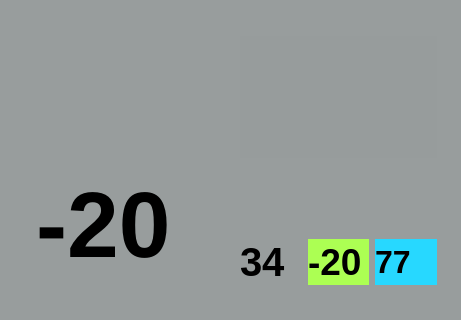
<?xml version="1.0" encoding="UTF-8"?>
<ui version="4.0">
 <class>Widget</class>
 <widget class="QWidget" name="Widget">
  <property name="enabled">
   <bool>true</bool>
  </property>
  <property name="geometry">
   <rect>
    <x>0</x>
    <y>0</y>
    <width>461</width>
    <height>320</height>
   </rect>
  </property>
  <property name="sizePolicy">
   <sizepolicy hsizetype="Expanding" vsizetype="Expanding">
    <horstretch>0</horstretch>
    <verstretch>0</verstretch>
   </sizepolicy>
  </property>
  <property name="contextMenuPolicy">
   <enum>Qt::CustomContextMenu</enum>
  </property>
  <property name="windowTitle">
   <string>Widget</string>
  </property>
  <property name="styleSheet">
   <string notr="true">background-color: rgba(150, 156, 156,200);
</string>
  </property>
  <widget class="QWidget" name="layoutWidget">
   <property name="geometry">
    <rect>
     <x>0</x>
     <y>0</y>
     <width>461</width>
     <height>321</height>
    </rect>
   </property>
   <layout class="QHBoxLayout" name="horizontalLayout_3">
    <item>
     <spacer name="horizontalSpacer">
      <property name="orientation">
       <enum>Qt::Horizontal</enum>
      </property>
      <property name="sizeType">
       <enum>QSizePolicy::Fixed</enum>
      </property>
      <property name="sizeHint" stdset="0">
       <size>
        <width>25</width>
        <height>20</height>
       </size>
      </property>
     </spacer>
    </item>
    <item>
     <layout class="QVBoxLayout" name="verticalLayout_3">
      <item>
       <spacer name="verticalSpacer">
        <property name="orientation">
         <enum>Qt::Vertical</enum>
        </property>
        <property name="sizeType">
         <enum>QSizePolicy::Fixed</enum>
        </property>
        <property name="sizeHint" stdset="0">
         <size>
          <width>20</width>
          <height>25</height>
         </size>
        </property>
       </spacer>
      </item>
      <item>
       <layout class="QVBoxLayout" name="verticalLayout_2">
        <item>
         <layout class="QHBoxLayout" name="horizontalLayout">
          <item>
           <widget class="QLabel" name="imageWeather">
            <property name="sizePolicy">
             <sizepolicy hsizetype="Expanding" vsizetype="Expanding">
              <horstretch>0</horstretch>
              <verstretch>0</verstretch>
             </sizepolicy>
            </property>
            <property name="minimumSize">
             <size>
              <width>100</width>
              <height>50</height>
             </size>
            </property>
            <property name="sizeIncrement">
             <size>
              <width>10</width>
              <height>10</height>
             </size>
            </property>
            <property name="baseSize">
             <size>
              <width>0</width>
              <height>0</height>
             </size>
            </property>
            <property name="styleSheet">
             <string notr="true">background-color: rgba(255, 170, 127,0);
qproperty-alignment: AlignCenter;
</string>
            </property>
            <property name="text">
             <string/>
            </property>
           </widget>
          </item>
          <item>
           <widget class="QLabel" name="citi">
            <property name="sizePolicy">
             <sizepolicy hsizetype="Expanding" vsizetype="Expanding">
              <horstretch>0</horstretch>
              <verstretch>0</verstretch>
             </sizepolicy>
            </property>
            <property name="minimumSize">
             <size>
              <width>100</width>
              <height>50</height>
             </size>
            </property>
            <property name="sizeIncrement">
             <size>
              <width>10</width>
              <height>10</height>
             </size>
            </property>
            <property name="baseSize">
             <size>
              <width>0</width>
              <height>0</height>
             </size>
            </property>
            <property name="toolTip">
             <string>&lt;!DOCTYPE HTML PUBLIC &quot;-//W3C//DTD HTML 4.0//EN&quot; &quot;http://www.w3.org/TR/REC-html40/strict.dtd&quot;&gt;
&lt;html&gt;&lt;head&gt;&lt;meta name=&quot;qrichtext&quot; content=&quot;1&quot; /&gt;&lt;style type=&quot;text/css&quot;&gt;
p, li { white-space: pre-wrap; }
&lt;/style&gt;&lt;/head&gt;&lt;body style=&quot; font-family:'MS Shell Dlg 2'; font-size:8pt; font-weight:400; font-style:normal;&quot;&gt;
&lt;p style=&quot; margin-top:0px; margin-bottom:0px; margin-left:0px; margin-right:0px; -qt-block-indent:0; text-indent:0px;&quot;&gt;Нажмите чтобы &lt;/p&gt;
&lt;p style=&quot; margin-top:0px; margin-bottom:0px; margin-left:0px; margin-right:0px; -qt-block-indent:0; text-indent:0px;&quot;&gt;выбрать город &lt;/p&gt;&lt;/body&gt;&lt;/html&gt;</string>
            </property>
            <property name="styleSheet">
             <string notr="true">background-color: rgba(255, 170, 127,0);
QToolTip{
font-size:12;
} ;
</string>
            </property>
            <property name="text">
             <string/>
            </property>
           </widget>
          </item>
         </layout>
        </item>
        <item>
         <layout class="QHBoxLayout" name="horizontalLayout_2">
          <item>
           <widget class="QLabel" name="temperatureNow">
            <property name="enabled">
             <bool>true</bool>
            </property>
            <property name="sizePolicy">
             <sizepolicy hsizetype="Expanding" vsizetype="Expanding">
              <horstretch>0</horstretch>
              <verstretch>0</verstretch>
             </sizepolicy>
            </property>
            <property name="minimumSize">
             <size>
              <width>100</width>
              <height>50</height>
             </size>
            </property>
            <property name="font">
             <font>
              <pointsize>70</pointsize>
              <weight>75</weight>
              <bold>true</bold>
              <stylestrategy>PreferAntialias</stylestrategy>
              <kerning>true</kerning>
             </font>
            </property>
            <property name="mouseTracking">
             <bool>false</bool>
            </property>
            <property name="styleSheet">
             <string notr="true">background-color: rgba(255, 170, 127,0);
qproperty-alignment: AlignCenter;</string>
            </property>
            <property name="text">
             <string notr="true">-20</string>
            </property>
            <property name="textFormat">
             <enum>Qt::PlainText</enum>
            </property>
            <property name="scaledContents">
             <bool>false</bool>
            </property>
           </widget>
          </item>
          <item>
           <layout class="QVBoxLayout" name="verticalLayout">
            <item>
             <layout class="QHBoxLayout" name="futureDays_2">
              <item>
               <widget class="QLabel" name="firstDayName">
                <property name="sizePolicy">
                 <sizepolicy hsizetype="Expanding" vsizetype="Expanding">
                  <horstretch>0</horstretch>
                  <verstretch>0</verstretch>
                 </sizepolicy>
                </property>
                <property name="minimumSize">
                 <size>
                  <width>10</width>
                  <height>15</height>
                 </size>
                </property>
                <property name="sizeIncrement">
                 <size>
                  <width>10</width>
                  <height>10</height>
                 </size>
                </property>
                <property name="focusPolicy">
                 <enum>Qt::NoFocus</enum>
                </property>
                <property name="styleSheet">
                 <string notr="true">background-color: rgba(255, 170, 127,0);
qproperty-alignment: AlignCenter;</string>
                </property>
                <property name="frameShape">
                 <enum>QFrame::NoFrame</enum>
                </property>
                <property name="text">
                 <string/>
                </property>
               </widget>
              </item>
              <item>
               <widget class="QLabel" name="secondDayName">
                <property name="sizePolicy">
                 <sizepolicy hsizetype="Expanding" vsizetype="Expanding">
                  <horstretch>0</horstretch>
                  <verstretch>0</verstretch>
                 </sizepolicy>
                </property>
                <property name="minimumSize">
                 <size>
                  <width>10</width>
                  <height>10</height>
                 </size>
                </property>
                <property name="styleSheet">
                 <string notr="true">background-color: rgba(255, 170, 127,0);
qproperty-alignment: AlignCenter;</string>
                </property>
                <property name="text">
                 <string/>
                </property>
               </widget>
              </item>
              <item>
               <widget class="QLabel" name="thirdDayName">
                <property name="sizePolicy">
                 <sizepolicy hsizetype="Expanding" vsizetype="Expanding">
                  <horstretch>0</horstretch>
                  <verstretch>0</verstretch>
                 </sizepolicy>
                </property>
                <property name="minimumSize">
                 <size>
                  <width>10</width>
                  <height>10</height>
                 </size>
                </property>
                <property name="styleSheet">
                 <string notr="true">background-color: rgba(255, 170, 127,0);
qproperty-alignment: AlignCenter;</string>
                </property>
                <property name="text">
                 <string/>
                </property>
               </widget>
              </item>
             </layout>
            </item>
            <item>
             <layout class="QHBoxLayout" name="futureDays">
              <item>
               <widget class="QLabel" name="firstDay">
                <property name="sizePolicy">
                 <sizepolicy hsizetype="Expanding" vsizetype="Expanding">
                  <horstretch>0</horstretch>
                  <verstretch>0</verstretch>
                 </sizepolicy>
                </property>
                <property name="minimumSize">
                 <size>
                  <width>10</width>
                  <height>10</height>
                 </size>
                </property>
                <property name="sizeIncrement">
                 <size>
                  <width>10</width>
                  <height>10</height>
                 </size>
                </property>
                <property name="focusPolicy">
                 <enum>Qt::NoFocus</enum>
                </property>
                <property name="styleSheet">
                 <string notr="true">background-color: rgba(255, 170, 127,0);
qproperty-alignment: AlignCenter;</string>
                </property>
                <property name="frameShape">
                 <enum>QFrame::NoFrame</enum>
                </property>
                <property name="text">
                 <string/>
                </property>
               </widget>
              </item>
              <item>
               <widget class="QLabel" name="secondDay">
                <property name="sizePolicy">
                 <sizepolicy hsizetype="Expanding" vsizetype="Expanding">
                  <horstretch>0</horstretch>
                  <verstretch>0</verstretch>
                 </sizepolicy>
                </property>
                <property name="minimumSize">
                 <size>
                  <width>10</width>
                  <height>10</height>
                 </size>
                </property>
                <property name="styleSheet">
                 <string notr="true">background-color: rgba(255, 170, 127,0);
qproperty-alignment: AlignCenter;</string>
                </property>
                <property name="text">
                 <string/>
                </property>
               </widget>
              </item>
              <item>
               <widget class="QLabel" name="thirdDay">
                <property name="sizePolicy">
                 <sizepolicy hsizetype="Expanding" vsizetype="Expanding">
                  <horstretch>0</horstretch>
                  <verstretch>0</verstretch>
                 </sizepolicy>
                </property>
                <property name="minimumSize">
                 <size>
                  <width>10</width>
                  <height>10</height>
                 </size>
                </property>
                <property name="styleSheet">
                 <string notr="true">background-color: rgba(255, 170, 127,0);
qproperty-alignment: AlignCenter;</string>
                </property>
                <property name="text">
                 <string/>
                </property>
               </widget>
              </item>
             </layout>
            </item>
            <item>
             <layout class="QHBoxLayout" name="futureDaysT">
              <item>
               <widget class="QLabel" name="firstDayT">
                <property name="sizePolicy">
                 <sizepolicy hsizetype="Expanding" vsizetype="Expanding">
                  <horstretch>0</horstretch>
                  <verstretch>0</verstretch>
                 </sizepolicy>
                </property>
                <property name="font">
                 <font>
                  <pointsize>30</pointsize>
                  <weight>75</weight>
                  <bold>true</bold>
                  <stylestrategy>PreferAntialias</stylestrategy>
                 </font>
                </property>
                <property name="styleSheet">
                 <string notr="true">background-color: rgba(60, 112, 255,0);
qproperty-alignment: AlignCenter;</string>
                </property>
                <property name="text">
                 <string>34</string>
                </property>
               </widget>
              </item>
              <item>
               <widget class="QLabel" name="secondDayT">
                <property name="sizePolicy">
                 <sizepolicy hsizetype="Expanding" vsizetype="Expanding">
                  <horstretch>0</horstretch>
                  <verstretch>0</verstretch>
                 </sizepolicy>
                </property>
                <property name="font">
                 <font>
                  <pointsize>28</pointsize>
                  <weight>75</weight>
                  <bold>true</bold>
                  <stylestrategy>PreferAntialias</stylestrategy>
                 </font>
                </property>
                <property name="styleSheet">
                 <string notr="true">background-color: rgb(172, 255, 83);
qproperty-alignment: AlignCenter;</string>
                </property>
                <property name="text">
                 <string>-20</string>
                </property>
               </widget>
              </item>
              <item>
               <widget class="QLabel" name="thirdDayT">
                <property name="sizePolicy">
                 <sizepolicy hsizetype="Expanding" vsizetype="Expanding">
                  <horstretch>0</horstretch>
                  <verstretch>0</verstretch>
                 </sizepolicy>
                </property>
                <property name="font">
                 <font>
                  <pointsize>24</pointsize>
                  <weight>75</weight>
                  <italic>false</italic>
                  <bold>true</bold>
                  <underline>false</underline>
                  <strikeout>false</strikeout>
                  <stylestrategy>PreferAntialias</stylestrategy>
                  <kerning>true</kerning>
                 </font>
                </property>
                <property name="styleSheet">
                 <string notr="true">background-color: rgb(39, 216, 255);
qproperty-alignment: AlignCenter;</string>
                </property>
                <property name="text">
                 <string>77</string>
                </property>
               </widget>
              </item>
             </layout>
            </item>
           </layout>
          </item>
         </layout>
        </item>
       </layout>
      </item>
      <item>
       <spacer name="verticalSpacer_2">
        <property name="orientation">
         <enum>Qt::Vertical</enum>
        </property>
        <property name="sizeType">
         <enum>QSizePolicy::Fixed</enum>
        </property>
        <property name="sizeHint" stdset="0">
         <size>
          <width>20</width>
          <height>25</height>
         </size>
        </property>
       </spacer>
      </item>
     </layout>
    </item>
    <item>
     <spacer name="horizontalSpacer_2">
      <property name="orientation">
       <enum>Qt::Horizontal</enum>
      </property>
      <property name="sizeType">
       <enum>QSizePolicy::Fixed</enum>
      </property>
      <property name="sizeHint" stdset="0">
       <size>
        <width>13</width>
        <height>20</height>
       </size>
      </property>
     </spacer>
    </item>
   </layout>
  </widget>
 </widget>
 <layoutdefault spacing="6" margin="11"/>
 <resources/>
 <connections/>
</ui>
